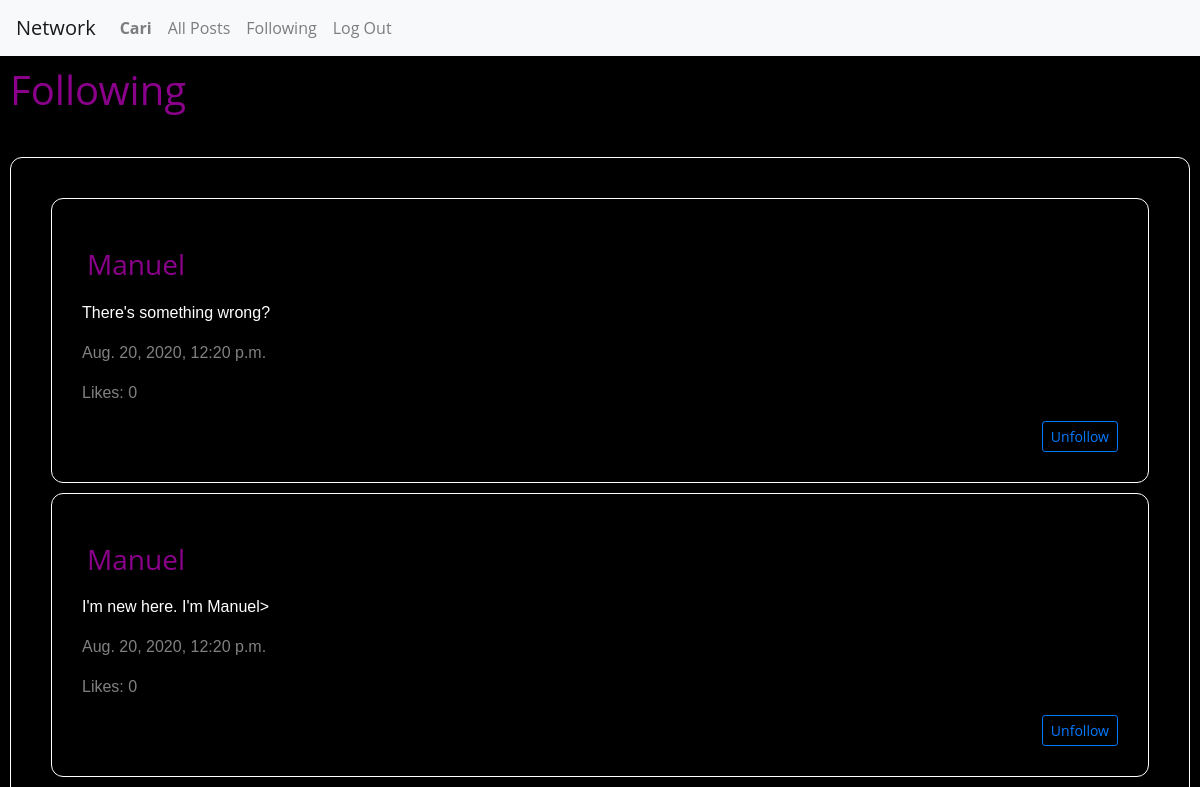
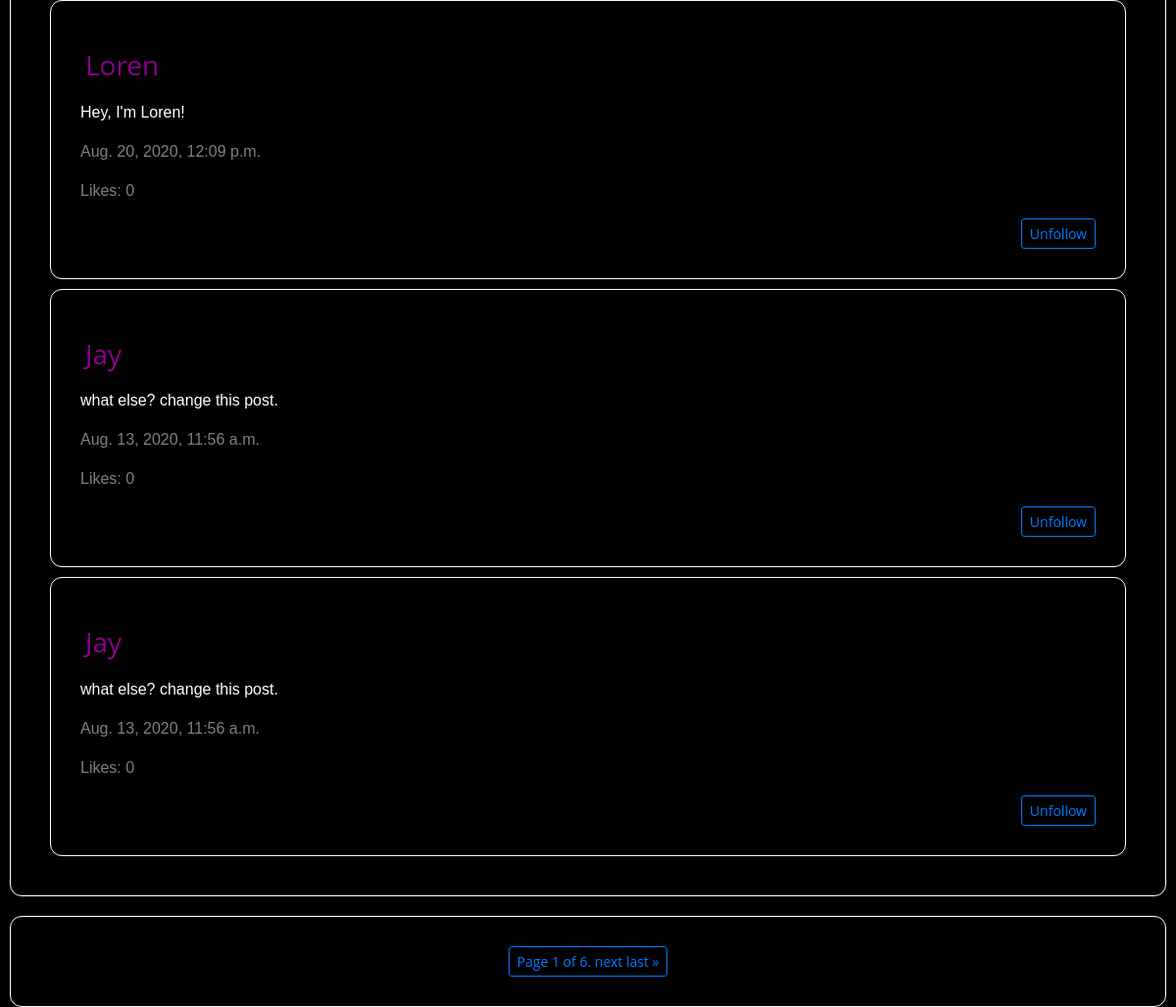
/following/Cari (signed in), run on an earlier commit of the app's database (2 pictures, top to bottom).
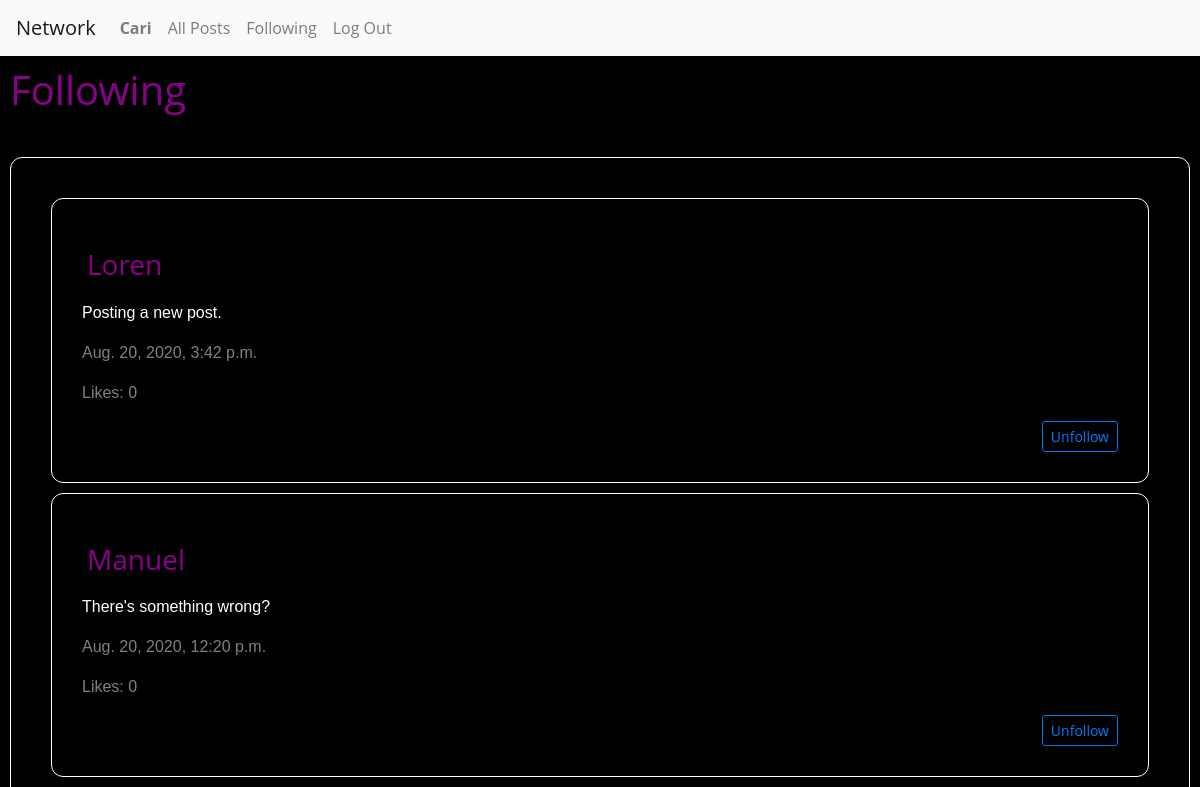
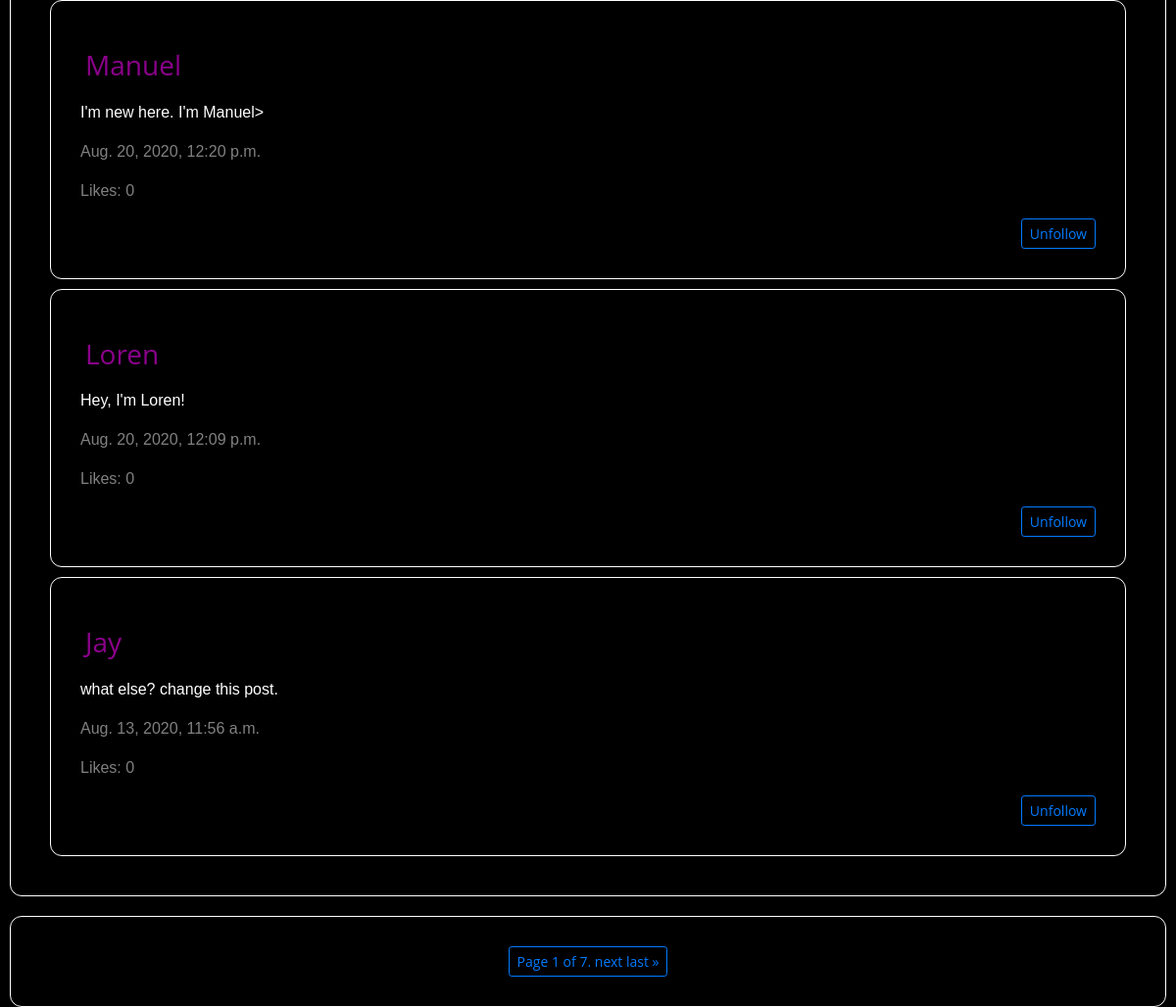
And on a later commit of the database (2 pictures, top to bottom).
### network/models.py (models this page shows, shortened)
class Post(models.Model):
    username = models.ForeignKey(
        "User", default=1, on_delete=models.CASCADE, related_name="posts")
    content = models.TextField(blank=True)
    timestamp = models.DateTimeField(auto_now_add=True)
    likes = models.ManyToManyField(
        'User', default=None, blank=True, related_name='likes')

class User(AbstractUser):
    pass

### network/views.py (the view)
# urls.py: path("following/<str:username>", views.following, name="following"),
@login_required
def following(request, username):
    if request.method == 'GET':
        username = request.user
        posts = Post.objects.order_by("-timestamp").all()
        posts_to_follow = []
        for post in posts:
            follows = Follow.objects.filter(following=post.username)
            for follower in follows:
                if follower.following == post.username and follower.following != username:
                    posts_to_follow.append(post)
                if post.id in posts_to_follow:
                    print("post.id", post.id)
        for posts_i in posts_to_follow:
            posti_id = posts_i.id
            for post_j in posts_to_follow:
                postj_id = post_j.id
                count = 1
                if posti_id == postj_id:
                    count += 1
                if count > 1:
                    posts_to_follow.remove(post_j)
        paginator = Paginator(posts_to_follow, 5)
        page_number = request.GET.get('page')
        page_obj = paginator.get_page(page_number)
        if not follows:
            return render(request, 'network/following.html', {'message': "Could be a good idea to start to follow people of your interest!"})
    return render(request, "network/following.html", {
        "posts": posts_to_follow,
        "page_obj": page_obj
    })

### network/templates/network/following.html (shortened to what this page needs)
{% extends "network/layout.html" %}
{% load static %}
{% block body %}
<h1 id="titleLink"> Following </h1>
   <hr>
<div id="post-view">
    <div id="post-table">
    {% for post in page_obj %}
        <div class="compose-post">
            <h3 id="titlePage">{{ post.username }}</h3>
            <p class="inputText">{{ post.content }}</p>
            <p class="timeInfo">{{ post.timestamp}}</p>
            <p class="timeInfo"> Likes: 0 </p>
            <div class="follow_profile">
                <form>
                <button id="follow_profile" type="submit" class="btn btn-sm btn-outline-primary" value="Unfollow" name="follow_profile">Unfollow</button>
            </div>
        </div>
    {% endfor %}
    </div>
</div>
<div class="compose-post" id="compose-post">
        <div class="pagination justify-content-center">
            <span class="step-links btn btn-sm btn-outline-primary">
                <span class="current">
                    Page {{ page_obj.number }} of {{ page_obj.paginator.num_pages }}.
                </span>
                {% if page_obj.has_next %}
                    <a href="?page={{ page_obj.next_page_number }}">next</a>
                    <a href="?page={{ page_obj.paginator.num_pages }}">last &raquo;</a>
                {% endif %}
            </span>
        </div>
    </div>
{% endblock %}

What changed in the data, as far as the page shows it:
no longer on one of the page's lists (row unchanged): Post: username "Jay", content "what else? change this post.", timestamp "Aug. 13, 2020, 11:56 a.m."
added Post: username "Loren", content "Posting a new post.", timestamp "Aug. 20, 2020, 3:42 p.m."
Also different on the page:
{{ page_obj.paginator.num_pages }}: "6" → "7"
